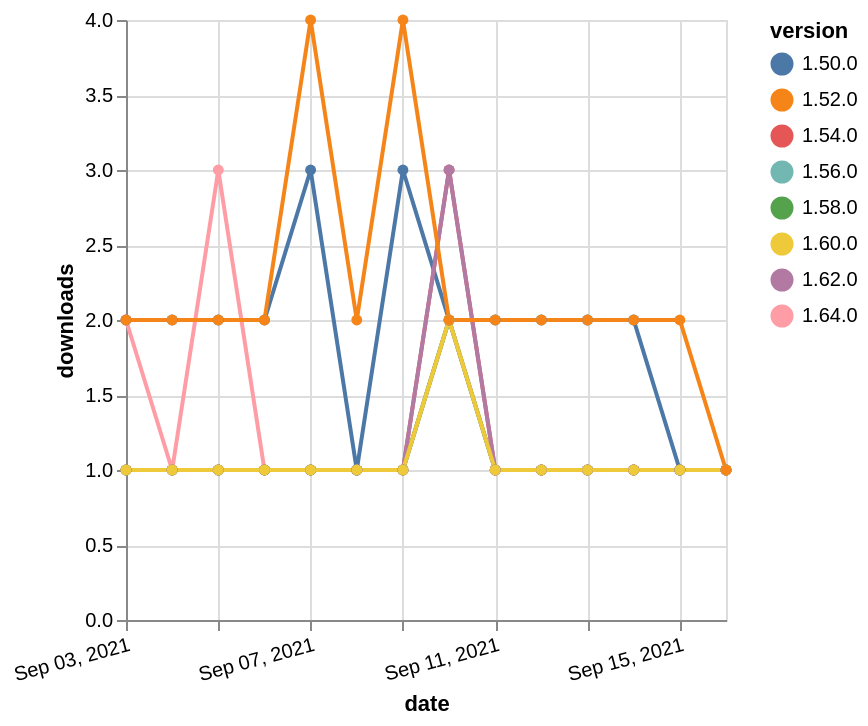

The Vega-Lite source for this figure:
### Vega-Lite specification from a JSON file in a GitHub repository (floating-point values rounded to 4 significant figures)
{"$schema": "https://vega.github.io/schema/vega-lite/v5.json", "description": "A simple bar chart with embedded data.", "data": {"values": [{"date": "2021-09-03", "total": 192, "delta": 1, "version": "1.56.0"}, {"date": "2021-09-04", "total": 193, "delta": 1, "version": "1.56.0"}, {"date": "2021-09-05", "total": 194, "delta": 1, "version": "1.56.0"}, {"date": "2021-09-06", "total": 195, "delta": 1, "version": "1.56.0"}, {"date": "2021-09-07", "total": 196, "delta": 1, "version": "1.56.0"}, {"date": "2021-09-08", "total": 197, "delta": 1, "version": "1.56.0"}, {"date": "2021-09-09", "total": 198, "delta": 1, "version": "1.56.0"}, {"date": "2021-09-10", "total": 200, "delta": 2, "version": "1.56.0"}, {"date": "2021-09-11", "total": 201, "delta": 1, "version": "1.56.0"}, {"date": "2021-09-12", "total": 202, "delta": 1, "version": "1.56.0"}, {"date": "2021-09-13", "total": 203, "delta": 1, "version": "1.56.0"}, {"date": "2021-09-14", "total": 204, "delta": 1, "version": "1.56.0"}, {"date": "2021-09-15", "total": 205, "delta": 1, "version": "1.56.0"}, {"date": "2021-09-16", "total": 206, "delta": 1, "version": "1.56.0"}, {"date": "2021-09-03", "total": 114, "delta": 2, "version": "1.64.0"}, {"date": "2021-09-04", "total": 115, "delta": 1, "version": "1.64.0"}, {"date": "2021-09-05", "total": 118, "delta": 3, "version": "1.64.0"}, {"date": "2021-09-06", "total": 119, "delta": 1, "version": "1.64.0"}, {"date": "2021-09-07", "total": 120, "delta": 1, "version": "1.64.0"}, {"date": "2021-09-08", "total": 121, "delta": 1, "version": "1.64.0"}, {"date": "2021-09-09", "total": 122, "delta": 1, "version": "1.64.0"}, {"date": "2021-09-10", "total": 124, "delta": 2, "version": "1.64.0"}, {"date": "2021-09-11", "total": 125, "delta": 1, "version": "1.64.0"}, {"date": "2021-09-12", "total": 126, "delta": 1, "version": "1.64.0"}, {"date": "2021-09-13", "total": 127, "delta": 1, "version": "1.64.0"}, {"date": "2021-09-14", "total": 128, "delta": 1, "version": "1.64.0"}, {"date": "2021-09-15", "total": 129, "delta": 1, "version": "1.64.0"}, {"date": "2021-09-16", "total": 130, "delta": 1, "version": "1.64.0"}, {"date": "2021-09-03", "total": 363, "delta": 1, "version": "1.54.0"}, {"date": "2021-09-04", "total": 364, "delta": 1, "version": "1.54.0"}, {"date": "2021-09-05", "total": 365, "delta": 1, "version": "1.54.0"}, {"date": "2021-09-06", "total": 366, "delta": 1, "version": "1.54.0"}, {"date": "2021-09-07", "total": 367, "delta": 1, "version": "1.54.0"}, {"date": "2021-09-08", "total": 368, "delta": 1, "version": "1.54.0"}, {"date": "2021-09-09", "total": 369, "delta": 1, "version": "1.54.0"}, {"date": "2021-09-10", "total": 372, "delta": 3, "version": "1.54.0"}, {"date": "2021-09-11", "total": 373, "delta": 1, "version": "1.54.0"}, {"date": "2021-09-12", "total": 374, "delta": 1, "version": "1.54.0"}, {"date": "2021-09-13", "total": 375, "delta": 1, "version": "1.54.0"}, {"date": "2021-09-14", "total": 376, "delta": 1, "version": "1.54.0"}, {"date": "2021-09-15", "total": 377, "delta": 1, "version": "1.54.0"}, {"date": "2021-09-16", "total": 378, "delta": 1, "version": "1.54.0"}, {"date": "2021-09-03", "total": 171, "delta": 1, "version": "1.58.0"}, {"date": "2021-09-04", "total": 172, "delta": 1, "version": "1.58.0"}, {"date": "2021-09-05", "total": 173, "delta": 1, "version": "1.58.0"}, {"date": "2021-09-06", "total": 174, "delta": 1, "version": "1.58.0"}, {"date": "2021-09-07", "total": 175, "delta": 1, "version": "1.58.0"}, {"date": "2021-09-08", "total": 176, "delta": 1, "version": "1.58.0"}, {"date": "2021-09-09", "total": 177, "delta": 1, "version": "1.58.0"}, {"date": "2021-09-10", "total": 179, "delta": 2, "version": "1.58.0"}, {"date": "2021-09-11", "total": 180, "delta": 1, "version": "1.58.0"}, {"date": "2021-09-12", "total": 181, "delta": 1, "version": "1.58.0"}, {"date": "2021-09-13", "total": 182, "delta": 1, "version": "1.58.0"}, {"date": "2021-09-14", "total": 183, "delta": 1, "version": "1.58.0"}, {"date": "2021-09-15", "total": 184, "delta": 1, "version": "1.58.0"}, {"date": "2021-09-16", "total": 185, "delta": 1, "version": "1.58.0"}, {"date": "2021-09-03", "total": 2297, "delta": 2, "version": "1.50.0"}, {"date": "2021-09-04", "total": 2299, "delta": 2, "version": "1.50.0"}, {"date": "2021-09-05", "total": 2301, "delta": 2, "version": "1.50.0"}, {"date": "2021-09-06", "total": 2303, "delta": 2, "version": "1.50.0"}, {"date": "2021-09-07", "total": 2306, "delta": 3, "version": "1.50.0"}, {"date": "2021-09-08", "total": 2307, "delta": 1, "version": "1.50.0"}, {"date": "2021-09-09", "total": 2310, "delta": 3, "version": "1.50.0"}, {"date": "2021-09-10", "total": 2312, "delta": 2, "version": "1.50.0"}, {"date": "2021-09-11", "total": 2314, "delta": 2, "version": "1.50.0"}, {"date": "2021-09-12", "total": 2316, "delta": 2, "version": "1.50.0"}, {"date": "2021-09-13", "total": 2318, "delta": 2, "version": "1.50.0"}, {"date": "2021-09-14", "total": 2320, "delta": 2, "version": "1.50.0"}, {"date": "2021-09-15", "total": 2321, "delta": 1, "version": "1.50.0"}, {"date": "2021-09-16", "total": 2322, "delta": 1, "version": "1.50.0"}, {"date": "2021-09-03", "total": 170, "delta": 1, "version": "1.62.0"}, {"date": "2021-09-04", "total": 171, "delta": 1, "version": "1.62.0"}, {"date": "2021-09-05", "total": 172, "delta": 1, "version": "1.62.0"}, {"date": "2021-09-06", "total": 173, "delta": 1, "version": "1.62.0"}, {"date": "2021-09-07", "total": 174, "delta": 1, "version": "1.62.0"}, {"date": "2021-09-08", "total": 175, "delta": 1, "version": "1.62.0"}, {"date": "2021-09-09", "total": 176, "delta": 1, "version": "1.62.0"}, {"date": "2021-09-10", "total": 179, "delta": 3, "version": "1.62.0"}, {"date": "2021-09-11", "total": 180, "delta": 1, "version": "1.62.0"}, {"date": "2021-09-12", "total": 181, "delta": 1, "version": "1.62.0"}, {"date": "2021-09-13", "total": 182, "delta": 1, "version": "1.62.0"}, {"date": "2021-09-14", "total": 183, "delta": 1, "version": "1.62.0"}, {"date": "2021-09-15", "total": 184, "delta": 1, "version": "1.62.0"}, {"date": "2021-09-16", "total": 185, "delta": 1, "version": "1.62.0"}, {"date": "2021-09-03", "total": 153, "delta": 1, "version": "1.60.0"}, {"date": "2021-09-04", "total": 154, "delta": 1, "version": "1.60.0"}, {"date": "2021-09-05", "total": 155, "delta": 1, "version": "1.60.0"}, {"date": "2021-09-06", "total": 156, "delta": 1, "version": "1.60.0"}, {"date": "2021-09-07", "total": 157, "delta": 1, "version": "1.60.0"}, {"date": "2021-09-08", "total": 158, "delta": 1, "version": "1.60.0"}, {"date": "2021-09-09", "total": 159, "delta": 1, "version": "1.60.0"}, {"date": "2021-09-10", "total": 161, "delta": 2, "version": "1.60.0"}, {"date": "2021-09-11", "total": 162, "delta": 1, "version": "1.60.0"}, {"date": "2021-09-12", "total": 163, "delta": 1, "version": "1.60.0"}, {"date": "2021-09-13", "total": 164, "delta": 1, "version": "1.60.0"}, {"date": "2021-09-14", "total": 165, "delta": 1, "version": "1.60.0"}, {"date": "2021-09-15", "total": 166, "delta": 1, "version": "1.60.0"}, {"date": "2021-09-16", "total": 167, "delta": 1, "version": "1.60.0"}, {"date": "2021-09-03", "total": 2453, "delta": 2, "version": "1.52.0"}, {"date": "2021-09-04", "total": 2455, "delta": 2, "version": "1.52.0"}, {"date": "2021-09-05", "total": 2457, "delta": 2, "version": "1.52.0"}, {"date": "2021-09-06", "total": 2459, "delta": 2, "version": "1.52.0"}, {"date": "2021-09-07", "total": 2463, "delta": 4, "version": "1.52.0"}, {"date": "2021-09-08", "total": 2465, "delta": 2, "version": "1.52.0"}, {"date": "2021-09-09", "total": 2469, "delta": 4, "version": "1.52.0"}, {"date": "2021-09-10", "total": 2471, "delta": 2, "version": "1.52.0"}, {"date": "2021-09-11", "total": 2473, "delta": 2, "version": "1.52.0"}, {"date": "2021-09-12", "total": 2475, "delta": 2, "version": "1.52.0"}, {"date": "2021-09-13", "total": 2477, "delta": 2, "version": "1.52.0"}, {"date": "2021-09-14", "total": 2479, "delta": 2, "version": "1.52.0"}, {"date": "2021-09-15", "total": 2481, "delta": 2, "version": "1.52.0"}, {"date": "2021-09-16", "total": 2482, "delta": 1, "version": "1.52.0"}]}, "width": "container", "mark": {"type": "line", "point": {"filled": true}}, "encoding": {"x": {"field": "date", "type": "temporal", "timeUnit": "yearmonthdate", "title": "date", "axis": {"labelAngle": -15}}, "y": {"field": "delta", "type": "quantitative", "title": "downloads"}, "color": {"field": "version", "type": "nominal"}, "tooltip": {"field": "delta"}}}
